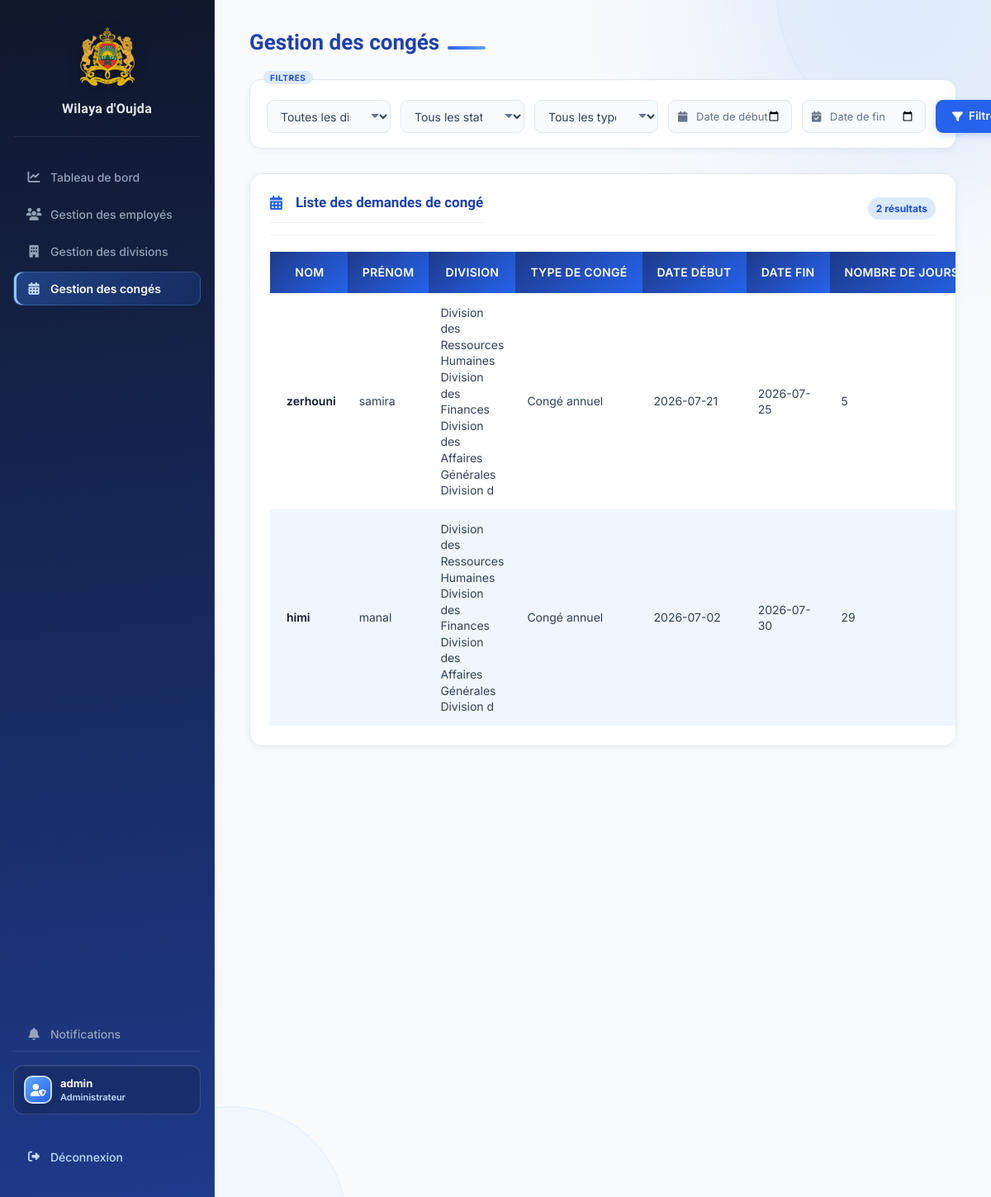
The app's page /admin/dashboard.php?page=conges (signed in) with its own data.
### tables this page shows
CREATE TABLE `conges` (
  `id` int(11) NOT NULL,
  `employe_id` int(11) NOT NULL,
  `type_conge` varchar(50) NOT NULL,
  `date_debut` date NOT NULL,
  `date_fin` date NOT NULL,
  `nombre_jours` int(11) NOT NULL,
  `motif` text NOT NULL,
  `certificat_medical` varchar(255) DEFAULT NULL,
  `statut` enum('En attente','Valide','Refuse','Annule') DEFAULT 'En attente',
  `date_demande` datetime DEFAULT current_timestamp(),
  `date_traitement` datetime DEFAULT NULL,
  `chef_division_id` int(11) DEFAULT NULL
);

CREATE TABLE `employes` (
  `id` int(11) NOT NULL,
  `nom` varchar(50) NOT NULL,
  `prenom` varchar(50) NOT NULL,
  `cin` varchar(20) DEFAULT NULL,
  `email` varchar(100) NOT NULL,
  `telephone` varchar(20) DEFAULT NULL,
  `date_embauche` date NOT NULL,
  `division_id` int(11) DEFAULT NULL,
  `utilisateur_id` int(11) DEFAULT NULL,
  `solde_annuel` int(11) DEFAULT 22,
  `reste_annee_precedente` int(11) DEFAULT 0,
  `solde_total` int(11) DEFAULT 22,
  `derniere_maj_solde` year(4) DEFAULT NULL
);

CREATE TABLE `divisions` (
  `id` int(11) NOT NULL,
  `nom_division` varchar(100) NOT NULL
);

### config/auth.php (called while the page is built, shortened)
<?php
function e($value): string
{
    return htmlspecialchars((string) $value, ENT_QUOTES, 'UTF-8');
}
?>

### admin/conges.php (the view, shortened to what this page needs)
<?php
require_once "../config/auth.php";
require_once "../config/database.php";
$date_debut = $_GET['date_debut'] ?? '';
$date_fin = $_GET['date_fin'] ?? '';
$sql = "SELECT
            conges.*,
            employes.nom,
            employes.prenom,
            divisions.nom_division
        FROM conges
        INNER JOIN employes
        ON conges.employe_id = employes.id
        INNER JOIN divisions
        ON employes.division_id = divisions.id
        WHERE 1=1";
$params = [];
$sql .= " ORDER BY conges.date_demande DESC";
$stmt = $pdo->prepare($sql);
$stmt->execute($params);
$conges = $stmt->fetchAll();
?>
<h1>Gestion des congés</h1>
<form method="GET" class="search-form leave-filter">
    <select name="division">
        <option value="">Toutes les divisions</option>
    </select>
    <select name="statut">
        <option value="">Tous les statuts</option>
    </select>
    <select name="type">
        <option value="">Tous les types</option>
    </select>
    <div class="filter-date <?= $date_debut !== '' ? 'has-value' : ''; ?>">
        <input type="date" name="date_debut" value="<?= e($date_debut); ?>" aria-label="Date de début"
               oninput="this.parentElement.classList.toggle('has-value', this.value !== '')">
        <span>Date de début</span>
    </div>
    <div class="filter-date <?= $date_fin !== '' ? 'has-value' : ''; ?>">
        <input type="date" name="date_fin" value="<?= e($date_fin); ?>" aria-label="Date de fin"
               oninput="this.parentElement.classList.toggle('has-value', this.value !== '')">
        <span>Date de fin</span>
    </div>
    <button class="btn-rechercher">
        <i class="fa-solid fa-filter"></i>
        Filtrer
    </button>
</form>
<div class="table-container leave-table-container">
    <div class="table-heading">
        <h2><i class="fa-solid fa-calendar-days"></i> Liste des demandes de congé</h2>
        <span class="result-count"><?= count($conges); ?> résultat<?= count($conges) > 1 ? 's' : ''; ?></span>
    </div>
<table>
    <tr>
        <th>Nom</th>
        <th>Prénom</th>
        <th>Division</th>
        <th>Type de congé</th>
        <th>Date début</th>
        <th>Date fin</th>
        <th>Nombre de jours</th>
    </tr>
    <?php foreach($conges as $conge){ ?>
        <tr>
            <td><?= e($conge['nom']); ?></td>
            <td><?= e($conge['prenom']); ?></td>
            <td><?= e($conge['nom_division']); ?></td>
            <td><?= e($conge['type_conge']); ?></td>
            <td><?= e($conge['date_debut']); ?></td>
            <td><?= e($conge['date_fin']); ?></td>
            <td><?= $conge['nombre_jours']; ?></td>
        </tr>
    <?php } ?>
</table>
</div>

### assets/css/dashboard.css (style rules this page uses)
*, *::before, *::after { box-sizing: border-box; }
html { scroll-behavior: smooth; }
body { margin: 0; padding: 0; font-family: 'Inter', system-ui, sans-serif; background: #f1f5f9; color: #1e293b; -webkit-font-smoothing: antialiased; -moz-osx-font-smoothing: grayscale; }
.main-content h1 { color: #0f172a; margin: 0 0 6px; font-family: 'Sora', sans-serif; font-size: 26px; font-weight: 700; line-height: 1.2; }
h1 { color: #0f172a; font-family: 'Sora', sans-serif; }
h2 { color: #1e3a8a; font-family: 'Sora', sans-serif; font-size: 17px; font-weight: 600; margin-bottom: 18px; }
h1 i, h2 i { color: #2563eb; margin-right: 8px; }
.table-container { margin-top: 30px; background: white; padding: 24px; border-radius: 16px; box-shadow: 0 2px 12px rgba(15, 23, 42, 0.06); overflow-x: auto; }
.table-container h2 { margin-top: 0; margin-bottom: 18px; font-size: 17px; }
table { width: 100%; border-collapse: collapse; font-size: 14px; }
tbody tr { border-bottom: 1px solid #f1f5f9; transition: background 0.15s ease; }
tbody tr:last-child { border-bottom: none; }
tbody td { padding: 13px 14px; color: #334155; vertical-align: middle; }
.search-form { display: flex; align-items: center; gap: 10px; flex-wrap: wrap; background: white; padding: 18px 20px; margin-top: 22px; margin-bottom: 22px; border-radius: 14px; box-shadow: 0 2px 12px rgba(15, 23, 42, 0.06); }
.search-form input, .search-form select { width: min(100%, 190px); min-width: 0; height: 40px; padding: 0 12px; border: 1.5px solid #e2e8f0; border-radius: 9px; background: #f8fafc; color: #334155; font-size: 14px; font-family: 'Inter', sans-serif; outline: none; transition: border-color 0.2s, box-shadow 0.2s, background 0.2s; }
.leave-filter { width: 100%; min-width: 0; }
.search-form input::placeholder { color: #94a3b8; }
button, .btn { font-family: 'Inter', sans-serif; cursor: pointer; display: inline-flex; align-items: center; gap: 7px; padding: 9px 18px; border-radius: 9px; font-size: 14px; font-weight: 600; border: 1.5px solid transparent; transition: all 0.18s ease; text-decoration: none; line-height: 1; white-space: nowrap; }
button i, .btn i { font-size: 14px; }
:root { --surface: #ffffff; --surface-muted: #f8fafc; --line: #e2e8f0; --ink: #0f172a; --muted: #64748b; --brand: #2563eb; --brand-dark: #1e3a8a; --shadow-sm: 0 2px 10px rgba(15, 23, 42, 0.06); --shadow-md: 0 12px 30px rgba(15, 23, 42, 0.09); }
.main-content>h1 { display: flex; align-items: center; gap: 10px; min-height: 32px; }
.card, .stat-box, .graph-container, .table-container, .search-form { border: 1px solid var(--line); box-shadow: var(--shadow-sm); }
.table-container h2 { display: flex; align-items: center; gap: 8px; padding-bottom: 14px; border-bottom: 1px solid #eef2f7; }
.table-container table { min-width: 520px; }
.search-form { align-items: stretch; gap: 12px; padding: 20px; }
.search-form select, .search-form input { flex: 1 1 190px; }
.search-form .btn-rechercher { flex: 0 1 150px; }
.main-content>* { position: relative; }

### records on screen
conges: employe.nom "zerhouni", employe.prenom "samira", divisions.nom_division "Division des Ressources Humaines Division des Finances Division des Affaires Générales Division d", type_conge "Congé annuel", date_debut "2026-07-21", date_fin "2026-07-25", nombre_jours "5"
conges: employe.nom "himi", employe.prenom "manal", divisions.nom_division "Division des Ressources Humaines Division des Finances Division des Affaires Générales Division d", type_conge "Congé annuel", date_debut "2026-07-02", date_fin "2026-07-30", nombre_jours "29"

### other values on screen
$_SESSION['username'] "admin"
$roleLabel "Administrateur"
count($conges) "2"
